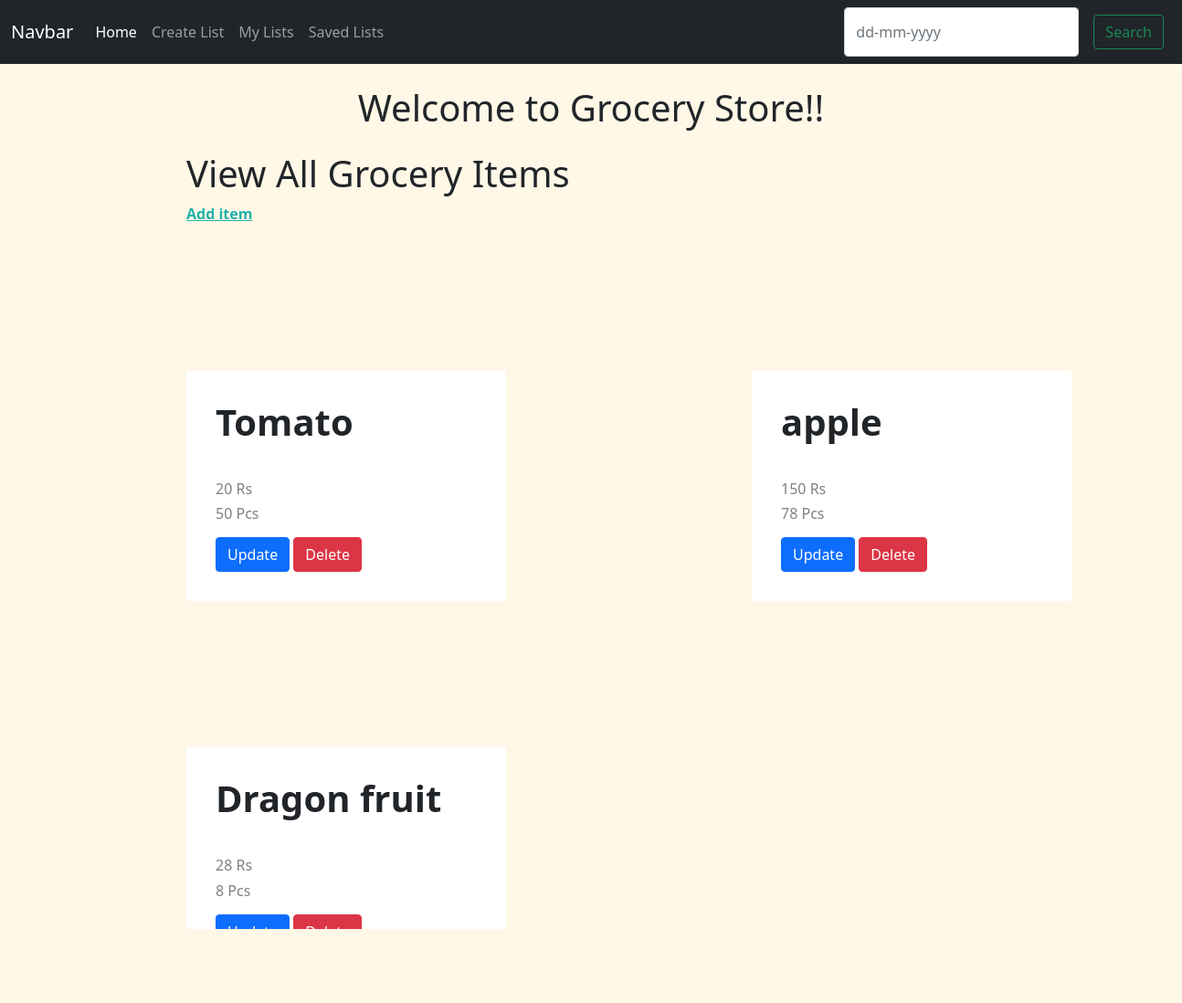
Page / (signed in) on the earlier database version.
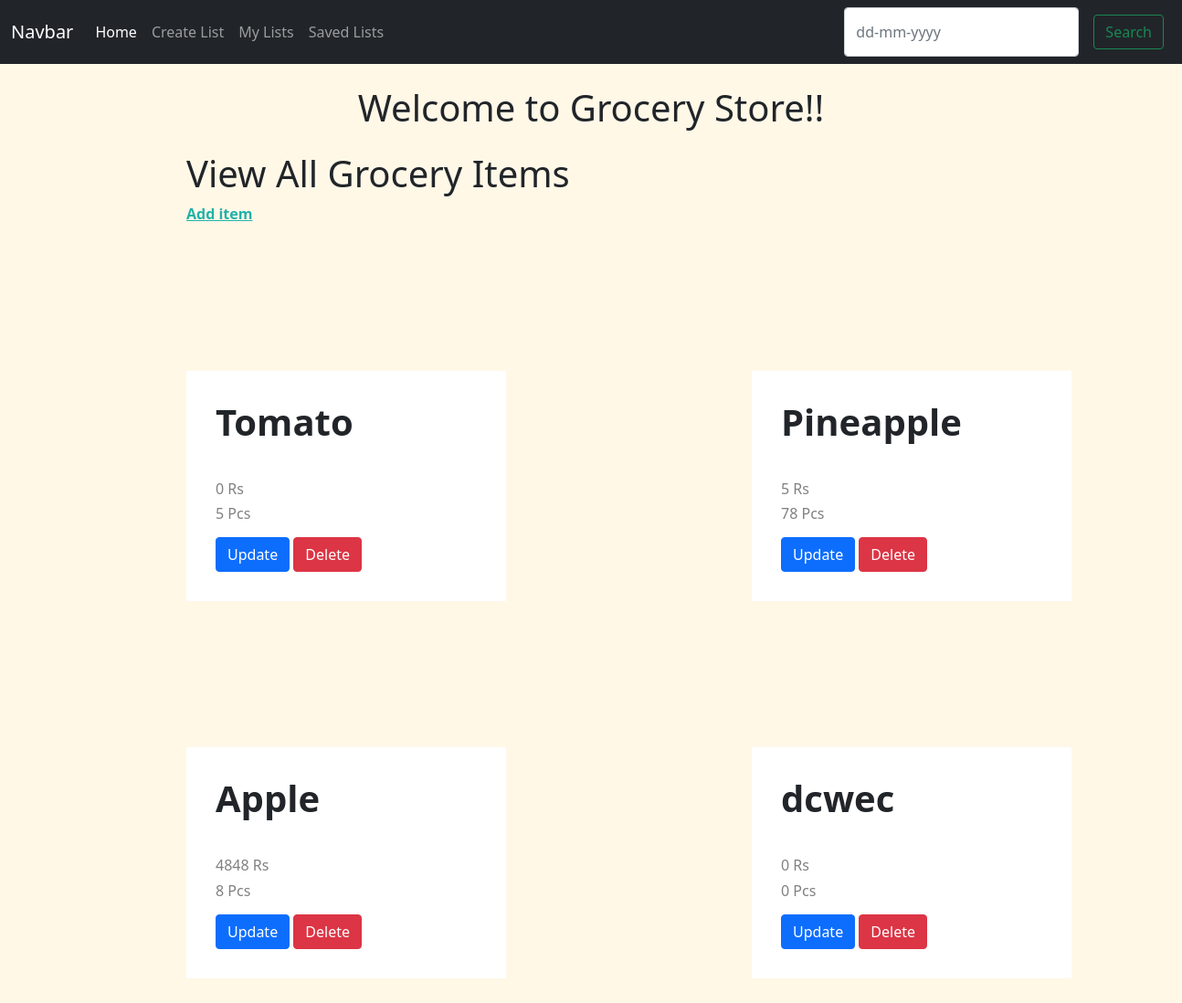
Same page on the later database version.
### grocery_app/models.py (models this page shows, shortened)
class Grocery(models.Model):
    name = models.CharField(max_length=40)
    price = models.IntegerField(default=0)
    quantity = models.IntegerField(default=0)
    status = models.CharField(max_length=20, default='Pending', choices=choices)
    class Meta:
        verbose_name = 'Groceries'

### grocery_app/views.py (the view)
# urls.py: path('', views.GroceryItemListView.as_view(), name='home'),
class GroceryItemListView(LoginRequiredMixin,ListView):
    login_url = 'login/'
    model = Grocery
    template_name = 'grocery_app/home.html'
    context_object_name = 'groceries'

### grocery_app/templates/grocery_app/home.html (shortened to what this page needs)
{% extends 'grocery_app/layout.html' %}
{% block body %}
    <div class="container-fluid main-div">
    <h1 class='section-header'> Welcome to Grocery Store!! </h1>
    <div class='item-adder-div'>
    <h1>View All Grocery Items</h1>
    <a class='add-item' href="{% url 'create-grocery' %}">Add item</a>
    </div>
    <div class='store-header'>
        {% for grocery in groceries %}
            <div class='child'>
                <div class='grocery-content'>
                    <h1 class='grocery-name name'>{{grocery.name}}<h1></br>
                    <h4 class='grocery-name'>{{grocery.price}} Rs</h4></br>
                    <h4 class='grocery-name'>{{grocery.quantity}} Pcs</h4></br>
                    <a class="btn btn-primary" href="{% url 'update-grocery' grocery.id%}">Update</a>
                    <a class="btn btn-danger" href="{% url 'delete-grocery' grocery.id%}">Delete</a>
                </div>
            </div>
        {% endfor %}
{% endblock body %}

### grocery_app/templates/grocery_app/layout.html (shortened to what this page needs)
{% load static %}
<!DOCTYPE html>
<html>
    <head>
        <link href="https://cdn.jsdelivr.net/npm/bootstrap@5.1.1/dist/css/bootstrap.min.css" rel="stylesheet">
         <link rel="stylesheet" href={% static 'grocery_app/main.css' %}>
    </head>
    <body>
        <nav class="navbar navbar-expand-lg navbar-dark bg-dark">
  <div class="container-fluid">
    <a class="navbar-brand" href="">Navbar</a>
    <div class="collapse navbar-collapse" id="navbarSupportedContent">
      <ul class="navbar-nav me-auto mb-2 mb-lg-0">
        <li class="nav-item">
          <a class="nav-link active" aria-current="page" href="{% url 'home' %}">Home</a>
        </li>
        <li class="nav-item">
          <a class="nav-link" href="{% url 'new-list-template' %}">Create List</a>
        </li>
       <li class="nav-item">
          <a class="nav-link" href="{% url 'all-created-list' %}" %}>My Lists</a>
        </li>
         <li class="nav-item">
          <a class="nav-link" href="{% url 'my-saved-list' %}">Saved Lists</a>
        </li>
      </ul>
      <form class="d-flex" action='/view-helper'>
        <input class="form-control me-2" name='search-text' type="search" placeholder="dd-mm-yyyy" aria-label="Search" required>
        <button class="btn btn-outline-success" type="submit" >Search</button>
      </form>
    </div>
  </div>
</nav>
{% block  body%}
{% endblock  %}
    </body>
</html>

### static/grocery_app/main.css (style rules this page uses)
body { background-color: #fff8e7; }
.section-header { text-align: center; margin: 1.5rem; }
.item-adder-div { margin-left: 12rem; width: auto; height: auto; box-sizing: border-box; }
.add-item { text-decoration: underline; color: lightseagreen; font-weight: bold; }
.store-header { margin: 4rem; margin-left: 6rem; margin-right: 6rem; padding: 1rem; display: flex; flex-direction: row; flex-wrap: wrap; justify-content: space-between; height: 75vh; width: 100%; }
.child { padding: 0; margin: 1rem; flex: 1 0 30%; width: auto; height: auto; }
.grocery-content { margin: 4rem; padding: 2rem; background-color: #ffffff; width: 350px; }
.grocery-content h4 { font-size: medium; color: grey; }
.grocery-name { margin-bottom: -1rem; }
.name { font-weight: bolder; }
button { margin: 0.5rem; }

Differences in the rows shown:
removed Grocery: name "Dragon fruit", price "28", quantity "8"
changed Grocery "Tomato": price "20" → "0"; quantity "50" → "5"
changed Grocery: name "apple" → "Pineapple"; price "150" → "5"
added Grocery: name "Apple", price "4848", quantity "8"
added Grocery: name "dcwec", price "0", quantity "0"
